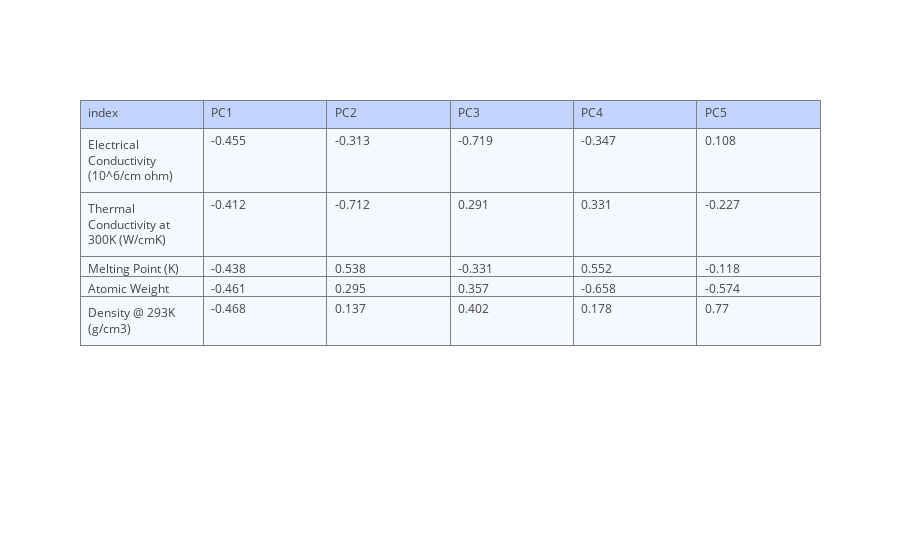

Notebook source saved alongside this figure:
### Markdown cell above
Note the dimensions of the matrix. While the dimensions for X were number of conditions and number of responses, the dimensions of Cx are number of conditions and number of conditions. This is important because the correlation matrix must be a square matrix. We will next take the eigenvalues and eigenvectors of this matrix, which is only possible with a square matrix.

Eigenvectors are vectors of a matrix which remain the same after a transformation, while eigenvalues are the scaling of the vector after the transformation. We will not describe eigenvectors and eigenvalues further here, but will describe how to calculate them from the correlation matrix. You can easily extract eigenvalues and eigenvectors from numerous programs or online applets, but we will describe the logic in terms of matrices here.

First, we will identify the eigenvalues of the correlation matrix. The number of eigenvalues is equal to the number of dimensions (in this example there are 5 eigenvalues). For the moment, we will calculate all five eigenvalues, but we will not necessarily use them all later on. We define the identity matrix (I), which has the same columns and rows as C<sub>X</sub>, and has diagonal values of 1, and all other values as 0.

The eigenvalues are then defined as the values of λ for which the determinant of C<sub>X</sub>- λI =0. The eigenvector vi is then defined as the vector which makes the equation:<br>
<pre>(C<sub>X</sub>- λ<sub>i</sub>I)*v<sub>i</sub> = 0                                                          [3] </pre>
        

Using Numpy's linalg function, we find the five eigenvalues (Determinant=0) as well as the eigenvectors corresponding to the eigenvalues. Note: in this, the rows correspond to the columns of X, while the columns are the different PCs, ordered by eigenvalue. This matrix of the eigenvectors, with the order of PCs determined by the eigenvalues, is matrix P in equation 1.

### Code cell
eig_vals, eig_vecs = np.linalg.eig(Cx)

P = pd.DataFrame(eig_vecs, index = ['Electrical Conductivity (10^6/cm ohm)',
                                'Thermal Conductivity at 300K (W/cmK)', 
                                'Melting Point (K)',
                                'Atomic Weight',
                                'Density @ 293K (g/cm3)'], columns = ['PC1','PC2','PC3','PC4','PC5'])
P_round = P.round(3)

trace = go.Table(header = dict(values = list(P_round.reset_index().columns),
                        fill = dict(color='#C2D4FF'),
                        align = ['left'] * 5),    
                    cells = dict(values = [P_round.index,
                        P_round['PC1'],
                        P_round['PC2'],
                        P_round['PC3'],
                        P_round['PC4'],
                        P_round['PC5']],
                        fill = dict(color='#F5F8FF'),
                        align = ['left'] * 5))

iplot([trace], filename = 'eigen_vectors_table')

### Figure 1 — Plotly figure (JSON) as saved in the notebook; plotly's stock layout.template omitted (floating-point values rounded to 4 significant figures)
{"data": [{"cells": {"align": ["left", "left", "left", "left", "left"], "fill": {"color": "#F5F8FF"}, "values": [["Electrical Conductivity (10^6/cm ohm)", "Thermal Conductivity at 300K (W/cmK)", "Melting Point (K)", "Atomic Weight", "Density @ 293K (g/cm3)"], [-0.455, -0.412, -0.438, -0.461, -0.468], [-0.313, -0.712, 0.538, 0.295, 0.137], [-0.719, 0.291, -0.331, 0.357, 0.402], [-0.347, 0.331, 0.552, -0.658, 0.178], [0.108, -0.227, -0.118, -0.574, 0.77]]}, "header": {"align": ["left", "left", "left", "left", "left"], "fill": {"color": "#C2D4FF"}, "values": ["index", "PC1", "PC2", "PC3", "PC4", "PC5"]}, "type": "table", "uid": "8773a92c-98a1-4056-b467-a9167e8ff143"}], "layout": {}}
